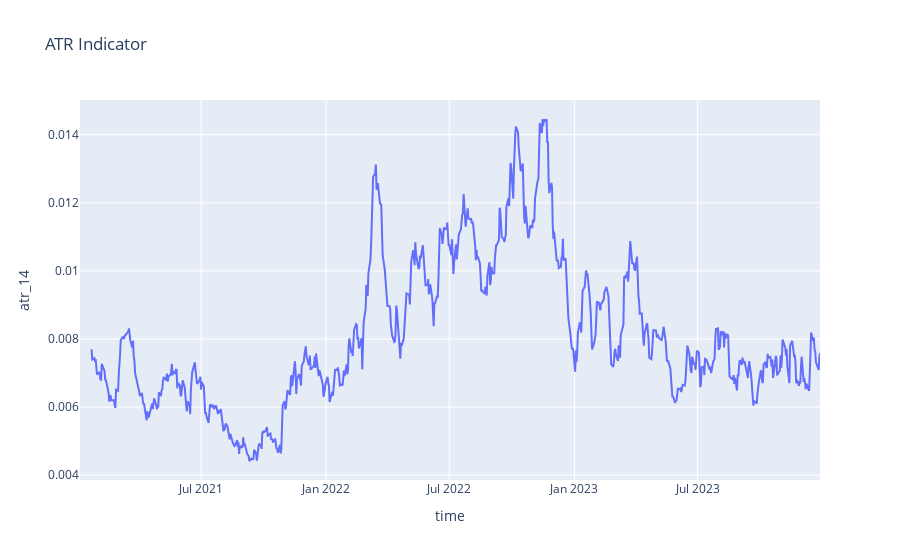

Source (notebook cell):
### Markdown cell above
---

## 3. Average True Range (ATR)
The Average True Range is a Volatility Indicator which is useful to assess expected risk on an asset. Changes in volatility may also imply changes in the Market in terms of trend, popularity and other factors.

A Range is defined by taking the 'High value - Low value' for a specific period. The ATR then calculates the average value for a specific period.

**For example**, after a strong bull run, the ATR decreases which may be an indicator of a trend coming to a stop and commencing a retracement phase.

**In this example, we will calculate the Average True Range with the Period of 14.**

### Code cell
atr_period = 14  # defining the atr period to 14

# calculating the range of each candle
df['range'] = df['high'] - df['low']

# calculating the average value of ranges
df['atr_14'] = df['range'].rolling(atr_period).mean()

display(df[['time', 'atr_14']])

# plotting the ATR Indicator
fig_atr = px.line(df, x='time', y='atr_14', title='ATR Indicator')
display(fig_atr)

### Figure 1 — Plotly figure (JSON) as saved in the notebook; plotly's stock layout.template omitted (floating-point values rounded to 4 significant figures; data arrays with more than 128 entries replaced by an {"elided": "..."} marker saying what was removed)
{"data": [{"hovertemplate": "time=%{x}<br>atr_14=%{y}<extra></extra>", "legendgroup": "", "line": {"color": "#636efa", "dash": "solid"}, "marker": {"symbol": "circle"}, "mode": "lines", "name": "", "orientation": "v", "showlegend": false, "type": "scatter", "x": {"elided": "778 str values"}, "xaxis": "x", "y": {"elided": "778 float values"}, "yaxis": "y"}], "layout": {"legend": {"tracegroupgap": 0}, "title": {"text": "ATR Indicator"}, "xaxis": {"anchor": "y", "domain": [0, 1], "title": {"text": "time"}}, "yaxis": {"anchor": "x", "domain": [0, 1], "title": {"text": "atr_14"}}}}
